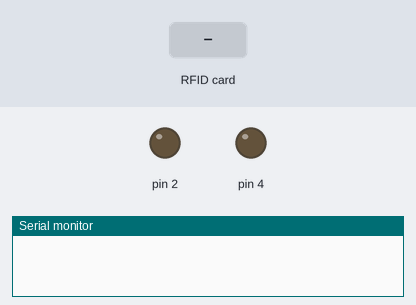
Bench run of a sketch on a simulated Arduino Uno, built with avr-gcc and run on an emulated ATmega328P. Parts: output pins drawn as LEDs (lit = HIGH), the last lines printed to the serial monitor. The inputs (shaded band) are chosen by the test bench. Pins used as bus, display or sensor lines are not drawn.

Above: at 1.2 s.
1.3 s: RFID card D1 2A D4 1C held to the reader
At 2.4 s:
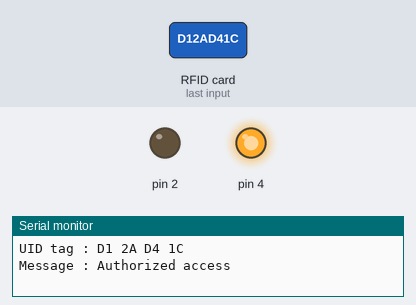
3.1 s: RFID card 5E 7A 19 C4 held to the reader
At 4.3 s:
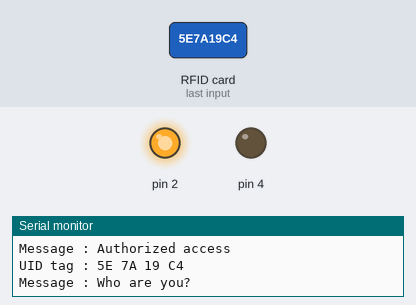
Timing chart, 0 to 6.1 s (numbered marks = the images above; inputs shaded):
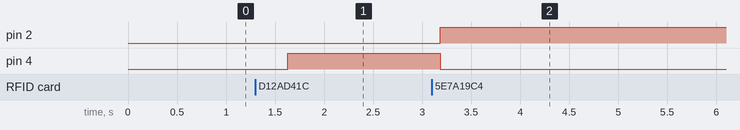

The sketch:

sketch_oct30a.ino
```cpp
#include <SPI.h>
#include <MFRC522.h>

#define RST_PIN   9     // reset핀 설정
#define SS_PIN    10    // 데이터를 주고받는 역할의 핀( SS = Slave Selector )

MFRC522 mfrc522(SS_PIN, RST_PIN);           // 이 코드에서 MFR522를 이용하기 위해 mfrc객체를 생성해 줍니다.

//int LED_Y = 2;                            // LED를 3번핀에 연결합니다.
//int LED_R = 4;                            // LED를 4번핀에 연결합니다.


void setup() {
  Serial.begin(9600);                     // 시리얼 통신, 속도는 9600
  SPI.begin();                             // SPI 초기화(SPI : 하나의 마스터와 다수의 SLAVE(종속적인 역활)간의 통신 방식)
  mfrc522.PCD_Init();   // Initiate MFRC522
  pinMode(2, OUTPUT);                 // 3번핀을 출력으로 설정
  pinMode(4, OUTPUT);                 // 4번핀을 출력으로 설정

}

void loop() {
  if ( ! mfrc522.PICC_IsNewCardPresent() || ! mfrc522.PICC_ReadCardSerial() ) {    //  태그 접촉이 되지 않았을때 또는 아이디가 읽혀지지 않았을때
    delay(500);
    return;                                   // return
  }

  Serial.print("UID tag :");
  String content= "";
  byte letter;
  for (byte i = 0; i < mfrc522.uid.size; i++)
  {
     Serial.print(mfrc522.uid.uidByte[i] < 0x10 ? " 0" : " ");
     Serial.print(mfrc522.uid.uidByte[i], HEX);
     content.concat(String(mfrc522.uid.uidByte[i] < 0x10 ? " 0" : " "));
     content.concat(String(mfrc522.uid.uidByte[i], HEX));
  }
  Serial.println();
  Serial.print("Message : ");
  content.toUpperCase();


   if (content.substring(1) != "D1 2A D4 1C") //change here the UID of the card/cards that you want to give access
  {
    Serial.println("Who are you?");
    digitalWrite(2, HIGH);                // 3번핀 에 연결된 led 켜지기
    digitalWrite(4, LOW);                 // 4번핀 에 연결된 led 꺼지기
    delay(500);

  }else if (content.substring(1) == "D1 2A D4 1C"){                                   // 다른 태그 ID일 경우
    digitalWrite(4, HIGH);              // 3번핀 에 연결된 led 켜지기
    digitalWrite(2, LOW);               // 4번핀 에 연결된 led 꺼지기
    Serial.println("Authorized access");        // 시리얼 모니터에 "Who are you?" 출력

    delay(500);
  }


  /*if (content.substring(1) != "D1 2A D4 1C") //change here the UID of the card/cards that you want to give access
  {
    Serial.println("Authorized access");
    digitalWrite(LED_Y, HIGH);                // 3번핀 에 연결된 led 켜지기
    digitalWrite(LED_R, LOW);                 // 4번핀 에 연결된 led 꺼지기
    delay(500);

  }else {                                   // 다른 태그 ID일 경우
    digitalWrite(LED_R, HIGH);              // 3번핀 에 연결된 led 켜지기
    digitalWrite(LED_Y, LOW);               // 4번핀 에 연결된 led 꺼지기
    Serial.println("Who are you?");        // 시리얼 모니터에 "Who are you?" 출력

    delay(500);
  }  */


   /*if (content.substring(1) == "D1 2A D4 1C") //change here the UID of the card/cards that you want to give access
  {

    analogWrite(LED_Y, 200);                // 3번핀 에 연결된 led 켜지기
    analogWrite(LED_R, 0);                 // 4번핀 에 연결된 led 꺼지기
    Serial.println("Authorized access");

    delay(500);

  }else {                                   // 다른 태그 ID일 경우
    analogWrite(LED_R, 200);              // 3번핀 에 연결된 led 켜지기
    analogWrite(LED_Y, 0);               // 4번핀 에 연결된 led 꺼지기
    Serial.println("Who are you?");        // 시리얼 모니터에 "Who are you?" 출력

    delay(500);
  }  */
}
```

Measured:
- after the input at 1.3 s, pin 4: LOW → HIGH after 0.33 s
- after the input at 3.1 s, pin 2: LOW → HIGH after 0.09 s; pin 4: HIGH → LOW after 0.09 s
